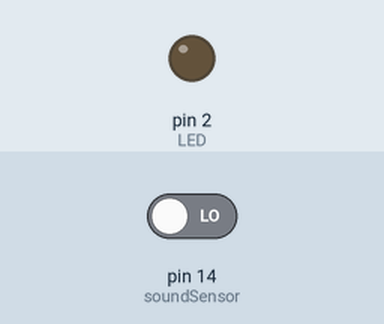
Recording of a sketch running on a simulated Arduino Uno, built with avr-gcc and run on an emulated ATmega328P. Parts: output pins drawn as LEDs (lit = HIGH). Inputs (shaded band) come from the test bench; at power-on: pin 14 (soundSensor) LOW. What the sketch prints to the serial monitor is not drawn.

Above: at 1.2 s.
1.3 s: pin 14 (soundSensor) driven HIGH
At 1.44 s:
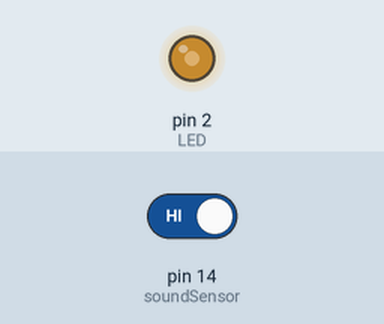
4.3 s: pin 14 (soundSensor) driven LOW
At 4.6 s:
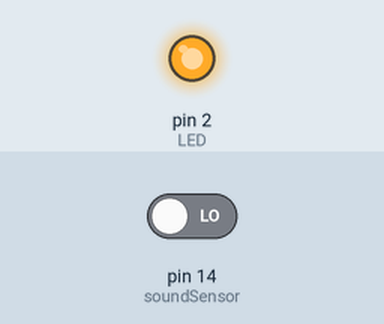
Timing chart, 0 to 7.3 s (numbered marks = the images above; inputs shaded):
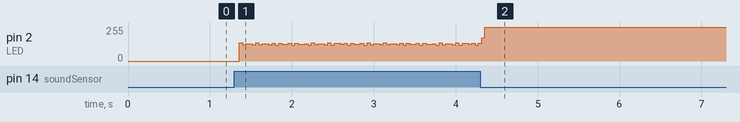

The sketch:

34_Clap_Switch.ino
```cpp
int soundSensor=14;
int LED=2;
boolean LEDStatus=false;

void setup() {
  Serial.begin(9600);
 pinMode(soundSensor,INPUT);
 pinMode(LED,OUTPUT);

}

void loop() {

  int SensorData=digitalRead(soundSensor);
  Serial.println(SensorData);
  if(SensorData==1){

    if(LEDStatus==false){
        LEDStatus=true;
        digitalWrite(LED,HIGH);
    }
    else{
        LEDStatus=false;
        digitalWrite(LED,LOW);
    }
  }
 }
```
